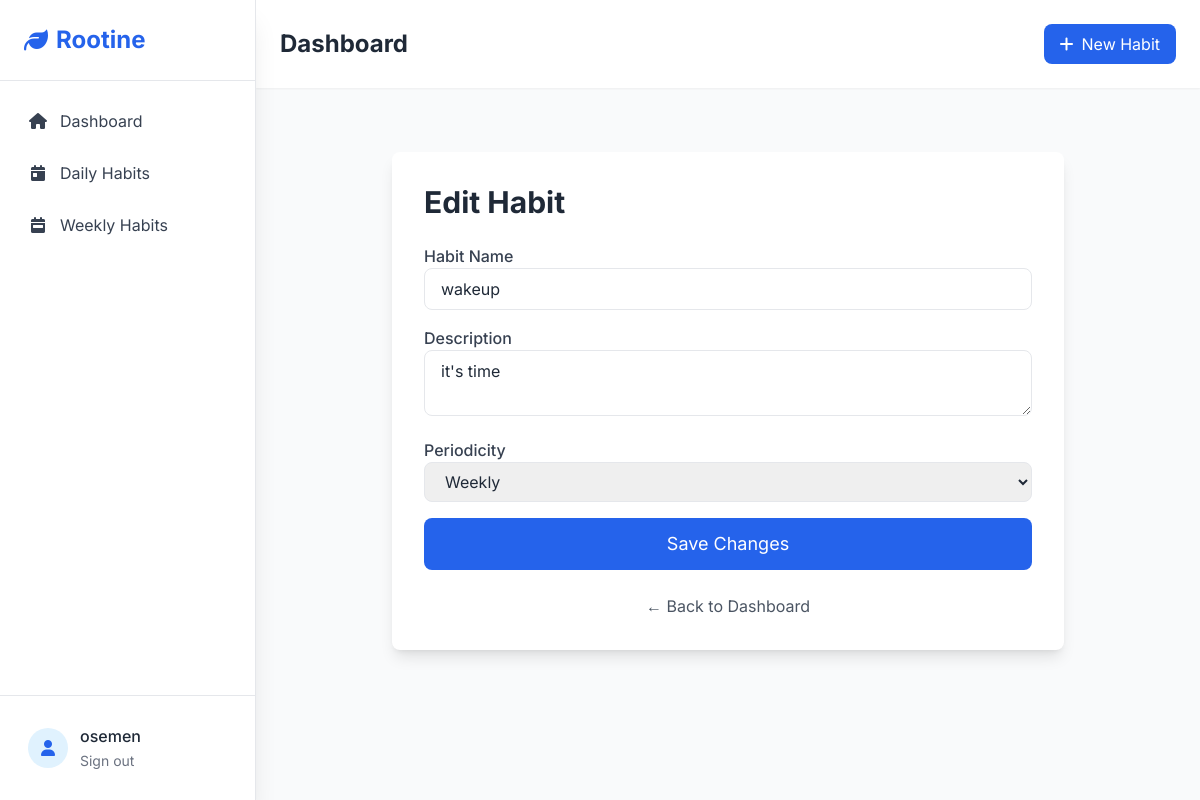
Page /habit/edit/5/ (signed in) on the earlier database version.
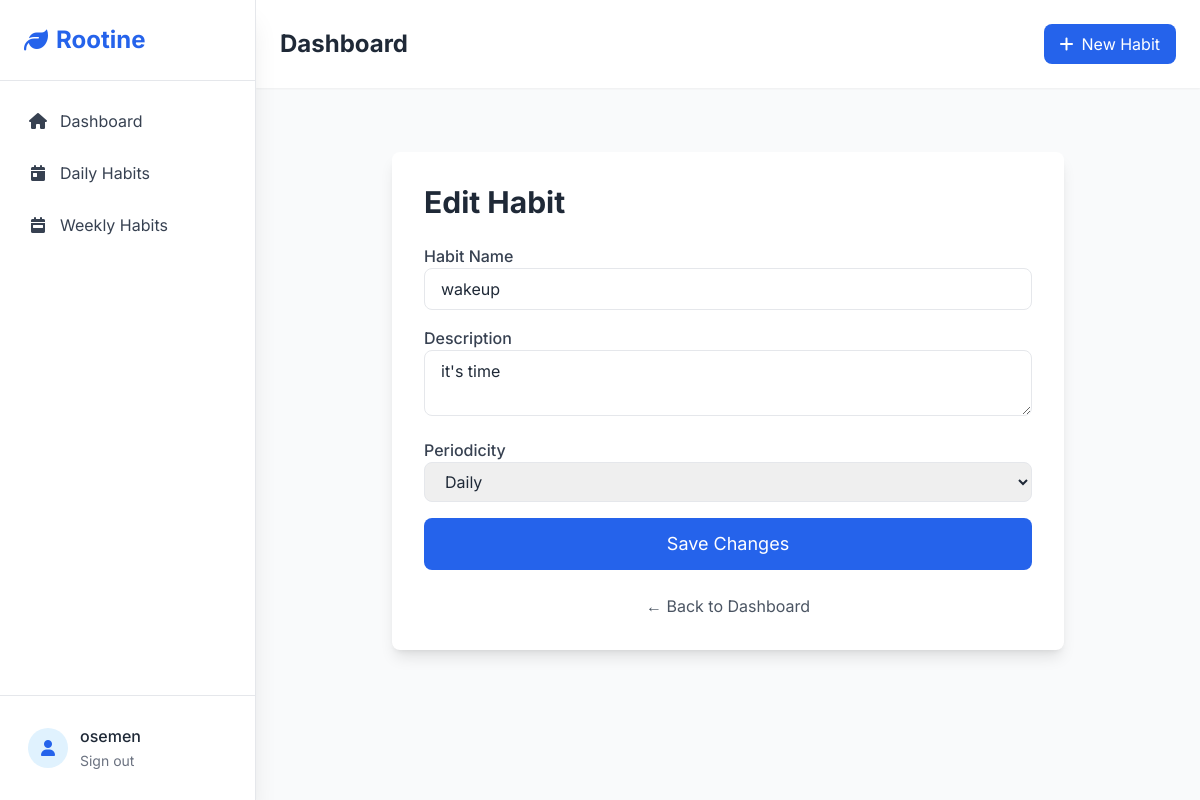
Same page on the later database version.
### habit/models.py (models this page shows, shortened)
class Habit(models.Model):
    PERIODICITY = [
        ("daily", "Daily"),
        ("weekly", "Weekly")
    ]
    name = models.CharField(max_length=255, unique=True)
    description = models.TextField(max_length= 1000)
    user = models.ForeignKey(User, on_delete=models.CASCADE)
    periodicity = models.CharField(max_length=10, choices=PERIODICITY)
    created_at = models.DateTimeField(auto_now_add=True)
    updated_at = models.DateTimeField(auto_now=True)

### habit/views.py (the view)
# urls.py: path('habit/edit/<int:pk>/', views.HabitUpdateView.as_view(), name='edit_habit'),
class HabitUpdateView(LoginRequiredMixin, UpdateView):
    model = Habit
    template_name = "edit_habit.html"
    success_url = reverse_lazy("dashboard")
    fields = ["name", "description", "periodicity"]
    def get_object(self, queryset=None):
        return Habit.objects.get(pk=self.kwargs['pk'])

### templates/edit_habit.html (shortened to what this page needs)
{% extends 'base.html' %}
{% load static %}
{% block content %}
<div class="max-w-2xl mx-auto bg-white p-8 rounded-lg shadow-lg mt-10">
    <h1 class="text-3xl font-bold text-gray-800 mb-6">Edit Habit</h1>
    <form method="POST" class="space-y-4">
        <div>
            <label for="id_name" class="block text-gray-700 font-medium">Habit Name</label>
            <input type="text" name="name" id="id_name" value="{{ habit.name }}" placeholder="Enter habit name"
                class="w-full px-4 py-2 border rounded-lg focus:outline-none focus:ring-2 focus:ring-blue-400" required>
        </div>
        <div>
            <label for="id_description" class="block text-gray-700 font-medium">Description</label>
            <textarea name="description" id="id_description" placeholder="Describe your habit"
                class="w-full px-4 py-2 border rounded-lg focus:outline-none focus:ring-2 focus:ring-blue-400" required>{{ habit.description }}</textarea>
        </div>
        <div>
            <label for="id_periodicity" class="block text-gray-700 font-medium">Periodicity</label>
            <select name="periodicity" id="id_periodicity"
                class="w-full px-4 py-2 border rounded-lg focus:outline-none focus:ring-2 focus:ring-blue-400">
                <option value="daily" {% if habit.periodicity == 'daily' %}selected{% endif %}>Daily</option>
                <option value="weekly" {% if habit.periodicity == 'weekly' %}selected{% endif %}>Weekly</option>
            </select>
        </div>
        <button type="submit"
            class="w-full bg-blue-600 text-white py-3 rounded-lg hover:bg-blue-700 text-lg">
            Save Changes
        </button>
    </form>
    <div class="mt-6 text-center">
        <a href="{% url 'dashboard' %}" class="text-gray-600 hover:text-blue-600">← Back to Dashboard</a>
    </div>
</div>
{% endblock content %}

Differences in the rows shown:
changed Habit "wakeup": periodicity "Weekly" → "Daily"
